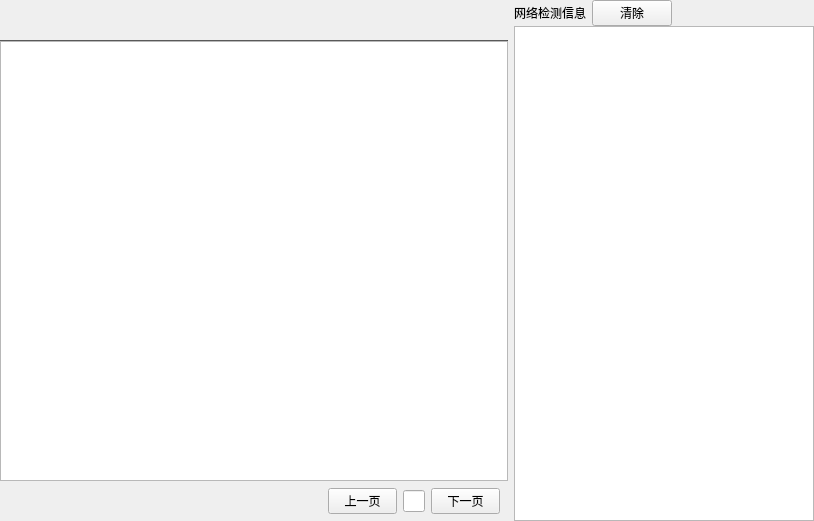
<?xml version="1.0" encoding="UTF-8"?>
<ui version="4.0">
 <class>DeviceState</class>
 <widget class="QWidget" name="DeviceState">
  <property name="geometry">
   <rect>
    <x>0</x>
    <y>0</y>
    <width>814</width>
    <height>521</height>
   </rect>
  </property>
  <property name="mouseTracking">
   <bool>true</bool>
  </property>
  <property name="windowTitle">
   <string>Form</string>
  </property>
  <property name="styleSheet">
   <string notr="true"/>
  </property>
  <layout class="QVBoxLayout" name="verticalLayout_5">
   <property name="spacing">
    <number>0</number>
   </property>
   <property name="leftMargin">
    <number>0</number>
   </property>
   <property name="topMargin">
    <number>0</number>
   </property>
   <property name="rightMargin">
    <number>0</number>
   </property>
   <property name="bottomMargin">
    <number>0</number>
   </property>
   <item>
    <widget class="QWidget" name="widget" native="true">
     <property name="styleSheet">
      <string notr="true"/>
     </property>
     <layout class="QHBoxLayout" name="horizontalLayout_15">
      <property name="spacing">
       <number>6</number>
      </property>
      <property name="leftMargin">
       <number>0</number>
      </property>
      <property name="topMargin">
       <number>0</number>
      </property>
      <property name="rightMargin">
       <number>0</number>
      </property>
      <property name="bottomMargin">
       <number>0</number>
      </property>
      <item>
       <widget class="QWidget" name="widget_20" native="true">
        <layout class="QVBoxLayout" name="verticalLayout_12">
         <property name="spacing">
          <number>0</number>
         </property>
         <property name="leftMargin">
          <number>0</number>
         </property>
         <property name="topMargin">
          <number>0</number>
         </property>
         <property name="rightMargin">
          <number>0</number>
         </property>
         <property name="bottomMargin">
          <number>0</number>
         </property>
         <item>
          <widget class="QWidget" name="widget_2" native="true">
           <property name="minimumSize">
            <size>
             <width>0</width>
             <height>0</height>
            </size>
           </property>
           <property name="maximumSize">
            <size>
             <width>10000</width>
             <height>16777215</height>
            </size>
           </property>
           <layout class="QVBoxLayout" name="verticalLayout_6">
            <property name="spacing">
             <number>0</number>
            </property>
            <property name="leftMargin">
             <number>0</number>
            </property>
            <property name="topMargin">
             <number>0</number>
            </property>
            <property name="rightMargin">
             <number>0</number>
            </property>
            <property name="bottomMargin">
             <number>0</number>
            </property>
            <item>
             <widget class="NavBar" name="nvrbar" native="true">
              <property name="minimumSize">
               <size>
                <width>0</width>
                <height>40</height>
               </size>
              </property>
              <property name="contextMenuPolicy">
               <enum>Qt::NoContextMenu</enum>
              </property>
              <property name="flat" stdset="0">
               <bool>true</bool>
              </property>
              <property name="radius" stdset="0">
               <number>0</number>
              </property>
              <property name="lineWidth" stdset="0">
               <number>5</number>
              </property>
              <property name="horizontal" stdset="0">
               <bool>true</bool>
              </property>
             </widget>
            </item>
           </layout>
          </widget>
         </item>
         <item>
          <widget class="Line" name="line_3">
           <property name="maximumSize">
            <size>
             <width>16777215</width>
             <height>1</height>
            </size>
           </property>
           <property name="styleSheet">
            <string notr="true">background-color: rgb(77, 77, 77);</string>
           </property>
           <property name="orientation">
            <enum>Qt::Horizontal</enum>
           </property>
          </widget>
         </item>
         <item>
          <widget class="QStackedWidget" name="stackedWidget">
           <property name="styleSheet">
            <string notr="true"/>
           </property>
           <widget class="QWidget" name="page">
            <layout class="QHBoxLayout" name="horizontalLayout_5">
             <property name="spacing">
              <number>0</number>
             </property>
             <property name="leftMargin">
              <number>0</number>
             </property>
             <property name="topMargin">
              <number>0</number>
             </property>
             <property name="rightMargin">
              <number>0</number>
             </property>
             <property name="bottomMargin">
              <number>0</number>
             </property>
             <item>
              <widget class="QWidget" name="widget_3" native="true">
               <layout class="QVBoxLayout" name="verticalLayout_14">
                <property name="spacing">
                 <number>0</number>
                </property>
                <property name="leftMargin">
                 <number>0</number>
                </property>
                <property name="topMargin">
                 <number>0</number>
                </property>
                <property name="rightMargin">
                 <number>0</number>
                </property>
                <property name="bottomMargin">
                 <number>0</number>
                </property>
                <item>
                 <widget class="QWidget" name="widget_4" native="true">
                  <property name="styleSheet">
                   <string notr="true"/>
                  </property>
                  <layout class="QVBoxLayout" name="verticalLayout">
                   <property name="spacing">
                    <number>0</number>
                   </property>
                   <property name="leftMargin">
                    <number>0</number>
                   </property>
                   <property name="topMargin">
                    <number>0</number>
                   </property>
                   <property name="rightMargin">
                    <number>0</number>
                   </property>
                   <property name="bottomMargin">
                    <number>0</number>
                   </property>
                   <item>
                    <widget class="QTableView" name="tableView">
                     <property name="focusPolicy">
                      <enum>Qt::NoFocus</enum>
                     </property>
                     <property name="contextMenuPolicy">
                      <enum>Qt::NoContextMenu</enum>
                     </property>
                     <property name="styleSheet">
                      <string notr="true"/>
                     </property>
                    </widget>
                   </item>
                  </layout>
                 </widget>
                </item>
                <item>
                 <widget class="QWidget" name="widget_22" native="true">
                  <property name="minimumSize">
                   <size>
                    <width>0</width>
                    <height>40</height>
                   </size>
                  </property>
                  <property name="maximumSize">
                   <size>
                    <width>16777215</width>
                    <height>40</height>
                   </size>
                  </property>
                  <layout class="QHBoxLayout" name="horizontalLayout_16">
                   <property name="leftMargin">
                    <number>0</number>
                   </property>
                   <property name="topMargin">
                    <number>0</number>
                   </property>
                   <property name="rightMargin">
                    <number>0</number>
                   </property>
                   <property name="bottomMargin">
                    <number>0</number>
                   </property>
                   <item>
                    <spacer name="horizontalSpacer_3">
                     <property name="orientation">
                      <enum>Qt::Horizontal</enum>
                     </property>
                     <property name="sizeHint" stdset="0">
                      <size>
                       <width>301</width>
                       <height>20</height>
                      </size>
                     </property>
                    </spacer>
                   </item>
                   <item>
                    <widget class="QWidget" name="widget_23" native="true"/>
                   </item>
                   <item>
                    <widget class="QWidget" name="widget_24" native="true">
                     <property name="maximumSize">
                      <size>
                       <width>180</width>
                       <height>16777215</height>
                      </size>
                     </property>
                     <layout class="QHBoxLayout" name="horizontalLayout_17">
                      <property name="leftMargin">
                       <number>0</number>
                      </property>
                      <property name="topMargin">
                       <number>0</number>
                      </property>
                      <property name="rightMargin">
                       <number>9</number>
                      </property>
                      <property name="bottomMargin">
                       <number>0</number>
                      </property>
                      <item>
                       <widget class="QPushButton" name="pushButton_4">
                        <property name="focusPolicy">
                         <enum>Qt::TabFocus</enum>
                        </property>
                        <property name="text">
                         <string>上一页</string>
                        </property>
                       </widget>
                      </item>
                      <item>
                       <widget class="QLineEdit" name="lineEdit_2">
                        <property name="maximumSize">
                         <size>
                          <width>30</width>
                          <height>16777215</height>
                         </size>
                        </property>
                       </widget>
                      </item>
                      <item>
                       <widget class="QPushButton" name="pushButton_5">
                        <property name="focusPolicy">
                         <enum>Qt::TabFocus</enum>
                        </property>
                        <property name="text">
                         <string>下一页</string>
                        </property>
                       </widget>
                      </item>
                     </layout>
                    </widget>
                   </item>
                  </layout>
                 </widget>
                </item>
               </layout>
              </widget>
             </item>
            </layout>
           </widget>
           <widget class="QWidget" name="page_2">
            <layout class="QHBoxLayout" name="horizontalLayout_10">
             <property name="spacing">
              <number>0</number>
             </property>
             <property name="leftMargin">
              <number>0</number>
             </property>
             <property name="topMargin">
              <number>0</number>
             </property>
             <property name="rightMargin">
              <number>0</number>
             </property>
             <property name="bottomMargin">
              <number>0</number>
             </property>
             <item>
              <widget class="QWidget" name="widget_9" native="true">
               <layout class="QVBoxLayout" name="verticalLayout_13">
                <property name="spacing">
                 <number>0</number>
                </property>
                <property name="leftMargin">
                 <number>0</number>
                </property>
                <property name="topMargin">
                 <number>0</number>
                </property>
                <property name="rightMargin">
                 <number>0</number>
                </property>
                <property name="bottomMargin">
                 <number>0</number>
                </property>
                <item>
                 <widget class="QWidget" name="widget_10" native="true">
                  <layout class="QVBoxLayout" name="verticalLayout_3">
                   <property name="spacing">
                    <number>0</number>
                   </property>
                   <property name="leftMargin">
                    <number>10</number>
                   </property>
                   <property name="topMargin">
                    <number>10</number>
                   </property>
                   <property name="rightMargin">
                    <number>10</number>
                   </property>
                   <property name="bottomMargin">
                    <number>10</number>
                   </property>
                   <item>
                    <widget class="QTableView" name="tableView_2">
                     <property name="focusPolicy">
                      <enum>Qt::NoFocus</enum>
                     </property>
                     <property name="contextMenuPolicy">
                      <enum>Qt::NoContextMenu</enum>
                     </property>
                    </widget>
                   </item>
                  </layout>
                 </widget>
                </item>
                <item>
                 <widget class="QWidget" name="widget_5" native="true">
                  <property name="minimumSize">
                   <size>
                    <width>0</width>
                    <height>40</height>
                   </size>
                  </property>
                  <property name="maximumSize">
                   <size>
                    <width>16777215</width>
                    <height>40</height>
                   </size>
                  </property>
                  <layout class="QHBoxLayout" name="horizontalLayout_6">
                   <property name="leftMargin">
                    <number>0</number>
                   </property>
                   <property name="topMargin">
                    <number>0</number>
                   </property>
                   <property name="rightMargin">
                    <number>0</number>
                   </property>
                   <property name="bottomMargin">
                    <number>0</number>
                   </property>
                   <item>
                    <spacer name="horizontalSpacer_2">
                     <property name="orientation">
                      <enum>Qt::Horizontal</enum>
                     </property>
                     <property name="sizeHint" stdset="0">
                      <size>
                       <width>301</width>
                       <height>20</height>
                      </size>
                     </property>
                    </spacer>
                   </item>
                   <item>
                    <widget class="QWidget" name="widget_11" native="true"/>
                   </item>
                   <item>
                    <widget class="QWidget" name="widget_21" native="true">
                     <property name="maximumSize">
                      <size>
                       <width>180</width>
                       <height>16777215</height>
                      </size>
                     </property>
                     <layout class="QHBoxLayout" name="horizontalLayout_7">
                      <property name="leftMargin">
                       <number>0</number>
                      </property>
                      <property name="topMargin">
                       <number>0</number>
                      </property>
                      <property name="rightMargin">
                       <number>9</number>
                      </property>
                      <property name="bottomMargin">
                       <number>0</number>
                      </property>
                      <item>
                       <widget class="QPushButton" name="pushButton_2">
                        <property name="text">
                         <string>上一页</string>
                        </property>
                       </widget>
                      </item>
                      <item>
                       <widget class="QLineEdit" name="lineEdit">
                        <property name="maximumSize">
                         <size>
                          <width>30</width>
                          <height>16777215</height>
                         </size>
                        </property>
                       </widget>
                      </item>
                      <item>
                       <widget class="QPushButton" name="pushButton_3">
                        <property name="text">
                         <string>下一页</string>
                        </property>
                       </widget>
                      </item>
                     </layout>
                    </widget>
                   </item>
                  </layout>
                 </widget>
                </item>
               </layout>
              </widget>
             </item>
            </layout>
           </widget>
           <widget class="QWidget" name="page_3">
            <layout class="QVBoxLayout" name="verticalLayout_7">
             <property name="spacing">
              <number>0</number>
             </property>
             <property name="leftMargin">
              <number>0</number>
             </property>
             <property name="topMargin">
              <number>0</number>
             </property>
             <property name="rightMargin">
              <number>0</number>
             </property>
             <property name="bottomMargin">
              <number>0</number>
             </property>
             <item>
              <widget class="QWidget" name="widget_15" native="true">
               <layout class="QHBoxLayout" name="horizontalLayout_14">
                <property name="spacing">
                 <number>0</number>
                </property>
                <property name="leftMargin">
                 <number>0</number>
                </property>
                <property name="topMargin">
                 <number>0</number>
                </property>
                <property name="rightMargin">
                 <number>0</number>
                </property>
                <property name="bottomMargin">
                 <number>0</number>
                </property>
                <item>
                 <widget class="NodeFrame" name="widget_nodefram" native="true"/>
                </item>
               </layout>
              </widget>
             </item>
            </layout>
           </widget>
          </widget>
         </item>
        </layout>
       </widget>
      </item>
      <item>
       <widget class="QWidget" name="widget_16" native="true">
        <property name="maximumSize">
         <size>
          <width>300</width>
          <height>16777215</height>
         </size>
        </property>
        <layout class="QVBoxLayout" name="verticalLayout_9">
         <property name="spacing">
          <number>0</number>
         </property>
         <property name="leftMargin">
          <number>0</number>
         </property>
         <property name="topMargin">
          <number>0</number>
         </property>
         <property name="rightMargin">
          <number>0</number>
         </property>
         <property name="bottomMargin">
          <number>0</number>
         </property>
         <item>
          <widget class="QStackedWidget" name="stackedWidget_2">
           <widget class="QWidget" name="page_4">
            <layout class="QHBoxLayout" name="horizontalLayout_11">
             <property name="leftMargin">
              <number>0</number>
             </property>
             <property name="topMargin">
              <number>0</number>
             </property>
             <property name="rightMargin">
              <number>0</number>
             </property>
             <property name="bottomMargin">
              <number>0</number>
             </property>
             <item>
              <widget class="QWidget" name="widget_6" native="true">
               <layout class="QVBoxLayout" name="verticalLayout_2">
                <property name="spacing">
                 <number>0</number>
                </property>
                <property name="leftMargin">
                 <number>0</number>
                </property>
                <property name="topMargin">
                 <number>0</number>
                </property>
                <property name="rightMargin">
                 <number>0</number>
                </property>
                <property name="bottomMargin">
                 <number>0</number>
                </property>
                <item>
                 <widget class="QWidget" name="widget_8" native="true">
                  <layout class="QHBoxLayout" name="horizontalLayout_3">
                   <property name="leftMargin">
                    <number>0</number>
                   </property>
                   <property name="topMargin">
                    <number>0</number>
                   </property>
                   <property name="rightMargin">
                    <number>0</number>
                   </property>
                   <property name="bottomMargin">
                    <number>0</number>
                   </property>
                   <item>
                    <widget class="QLabel" name="label">
                     <property name="maximumSize">
                      <size>
                       <width>16777215</width>
                       <height>20</height>
                      </size>
                     </property>
                     <property name="text">
                      <string>网络检测信息</string>
                     </property>
                    </widget>
                   </item>
                   <item>
                    <widget class="QPushButton" name="btn_deljmlog">
                     <property name="focusPolicy">
                      <enum>Qt::TabFocus</enum>
                     </property>
                     <property name="styleSheet">
                      <string notr="true"/>
                     </property>
                     <property name="text">
                      <string>清除</string>
                     </property>
                    </widget>
                   </item>
                   <item>
                    <spacer name="horizontalSpacer">
                     <property name="orientation">
                      <enum>Qt::Horizontal</enum>
                     </property>
                     <property name="sizeHint" stdset="0">
                      <size>
                       <width>40</width>
                       <height>20</height>
                      </size>
                     </property>
                    </spacer>
                   </item>
                  </layout>
                 </widget>
                </item>
                <item>
                 <widget class="QWidget" name="widget_7" native="true">
                  <property name="minimumSize">
                   <size>
                    <width>0</width>
                    <height>0</height>
                   </size>
                  </property>
                  <layout class="QHBoxLayout" name="horizontalLayout_2">
                   <property name="spacing">
                    <number>0</number>
                   </property>
                   <property name="leftMargin">
                    <number>0</number>
                   </property>
                   <property name="topMargin">
                    <number>0</number>
                   </property>
                   <property name="rightMargin">
                    <number>0</number>
                   </property>
                   <property name="bottomMargin">
                    <number>0</number>
                   </property>
                   <item>
                    <widget class="QPlainTextEdit" name="textEdit_jmlog"/>
                   </item>
                  </layout>
                 </widget>
                </item>
               </layout>
              </widget>
             </item>
            </layout>
           </widget>
           <widget class="QWidget" name="page_5">
            <layout class="QVBoxLayout" name="verticalLayout_10">
             <property name="spacing">
              <number>0</number>
             </property>
             <property name="leftMargin">
              <number>0</number>
             </property>
             <property name="topMargin">
              <number>0</number>
             </property>
             <property name="rightMargin">
              <number>0</number>
             </property>
             <property name="bottomMargin">
              <number>0</number>
             </property>
             <item>
              <widget class="QWidget" name="widget_12" native="true">
               <layout class="QVBoxLayout" name="verticalLayout_4">
                <property name="spacing">
                 <number>0</number>
                </property>
                <property name="leftMargin">
                 <number>0</number>
                </property>
                <property name="topMargin">
                 <number>0</number>
                </property>
                <property name="rightMargin">
                 <number>0</number>
                </property>
                <property name="bottomMargin">
                 <number>0</number>
                </property>
                <item>
                 <widget class="QWidget" name="widget_13" native="true">
                  <layout class="QHBoxLayout" name="horizontalLayout_8">
                   <property name="leftMargin">
                    <number>0</number>
                   </property>
                   <property name="topMargin">
                    <number>0</number>
                   </property>
                   <property name="rightMargin">
                    <number>0</number>
                   </property>
                   <property name="bottomMargin">
                    <number>0</number>
                   </property>
                   <item>
                    <widget class="QLabel" name="label_2">
                     <property name="maximumSize">
                      <size>
                       <width>16777215</width>
                       <height>20</height>
                      </size>
                     </property>
                     <property name="text">
                      <string>网络检测信息</string>
                     </property>
                    </widget>
                   </item>
                   <item>
                    <widget class="QPushButton" name="btn_bmdellog">
                     <property name="focusPolicy">
                      <enum>Qt::TabFocus</enum>
                     </property>
                     <property name="styleSheet">
                      <string notr="true"/>
                     </property>
                     <property name="text">
                      <string>清除</string>
                     </property>
                    </widget>
                   </item>
                   <item>
                    <spacer name="horizontalSpacer_4">
                     <property name="orientation">
                      <enum>Qt::Horizontal</enum>
                     </property>
                     <property name="sizeHint" stdset="0">
                      <size>
                       <width>40</width>
                       <height>20</height>
                      </size>
                     </property>
                    </spacer>
                   </item>
                  </layout>
                 </widget>
                </item>
                <item>
                 <widget class="QWidget" name="widget_14" native="true">
                  <property name="minimumSize">
                   <size>
                    <width>0</width>
                    <height>0</height>
                   </size>
                  </property>
                  <layout class="QHBoxLayout" name="horizontalLayout_9">
                   <property name="spacing">
                    <number>0</number>
                   </property>
                   <property name="leftMargin">
                    <number>0</number>
                   </property>
                   <property name="topMargin">
                    <number>0</number>
                   </property>
                   <property name="rightMargin">
                    <number>0</number>
                   </property>
                   <property name="bottomMargin">
                    <number>0</number>
                   </property>
                   <item>
                    <widget class="QPlainTextEdit" name="textEdit_bmlog"/>
                   </item>
                  </layout>
                 </widget>
                </item>
               </layout>
              </widget>
             </item>
            </layout>
           </widget>
           <widget class="QWidget" name="page_6">
            <layout class="QVBoxLayout" name="verticalLayout_11">
             <property name="spacing">
              <number>0</number>
             </property>
             <property name="leftMargin">
              <number>0</number>
             </property>
             <property name="topMargin">
              <number>0</number>
             </property>
             <property name="rightMargin">
              <number>0</number>
             </property>
             <property name="bottomMargin">
              <number>0</number>
             </property>
             <item>
              <widget class="QWidget" name="widget_17" native="true">
               <layout class="QVBoxLayout" name="verticalLayout_8">
                <property name="spacing">
                 <number>0</number>
                </property>
                <property name="leftMargin">
                 <number>0</number>
                </property>
                <property name="topMargin">
                 <number>0</number>
                </property>
                <property name="rightMargin">
                 <number>0</number>
                </property>
                <property name="bottomMargin">
                 <number>0</number>
                </property>
                <item>
                 <widget class="QWidget" name="widget_18" native="true">
                  <layout class="QHBoxLayout" name="horizontalLayout_12">
                   <property name="leftMargin">
                    <number>0</number>
                   </property>
                   <property name="topMargin">
                    <number>0</number>
                   </property>
                   <property name="rightMargin">
                    <number>0</number>
                   </property>
                   <property name="bottomMargin">
                    <number>0</number>
                   </property>
                   <item>
                    <widget class="QLabel" name="label_3">
                     <property name="maximumSize">
                      <size>
                       <width>16777215</width>
                       <height>20</height>
                      </size>
                     </property>
                     <property name="text">
                      <string>网络检测信息</string>
                     </property>
                    </widget>
                   </item>
                   <item>
                    <widget class="QPushButton" name="btn_topodellog">
                     <property name="focusPolicy">
                      <enum>Qt::TabFocus</enum>
                     </property>
                     <property name="styleSheet">
                      <string notr="true"/>
                     </property>
                     <property name="text">
                      <string>清除</string>
                     </property>
                    </widget>
                   </item>
                   <item>
                    <spacer name="horizontalSpacer_5">
                     <property name="orientation">
                      <enum>Qt::Horizontal</enum>
                     </property>
                     <property name="sizeHint" stdset="0">
                      <size>
                       <width>40</width>
                       <height>20</height>
                      </size>
                     </property>
                    </spacer>
                   </item>
                  </layout>
                 </widget>
                </item>
                <item>
                 <widget class="QWidget" name="widget_19" native="true">
                  <property name="minimumSize">
                   <size>
                    <width>0</width>
                    <height>0</height>
                   </size>
                  </property>
                  <layout class="QHBoxLayout" name="horizontalLayout_13">
                   <property name="spacing">
                    <number>0</number>
                   </property>
                   <property name="leftMargin">
                    <number>0</number>
                   </property>
                   <property name="topMargin">
                    <number>0</number>
                   </property>
                   <property name="rightMargin">
                    <number>0</number>
                   </property>
                   <property name="bottomMargin">
                    <number>0</number>
                   </property>
                   <item>
                    <widget class="QPlainTextEdit" name="textEdit_topoalllog"/>
                   </item>
                  </layout>
                 </widget>
                </item>
               </layout>
              </widget>
             </item>
            </layout>
           </widget>
          </widget>
         </item>
        </layout>
       </widget>
      </item>
     </layout>
    </widget>
   </item>
  </layout>
 </widget>
 <customwidgets>
  <customwidget>
   <class>NavBar</class>
   <extends>QWidget</extends>
   <header>navbar.h</header>
   <container>1</container>
  </customwidget>
  <customwidget>
   <class>NodeFrame</class>
   <extends>QWidget</extends>
   <header location="global">nodeframe.h</header>
   <container>1</container>
  </customwidget>
 </customwidgets>
 <resources/>
 <connections/>
</ui>
